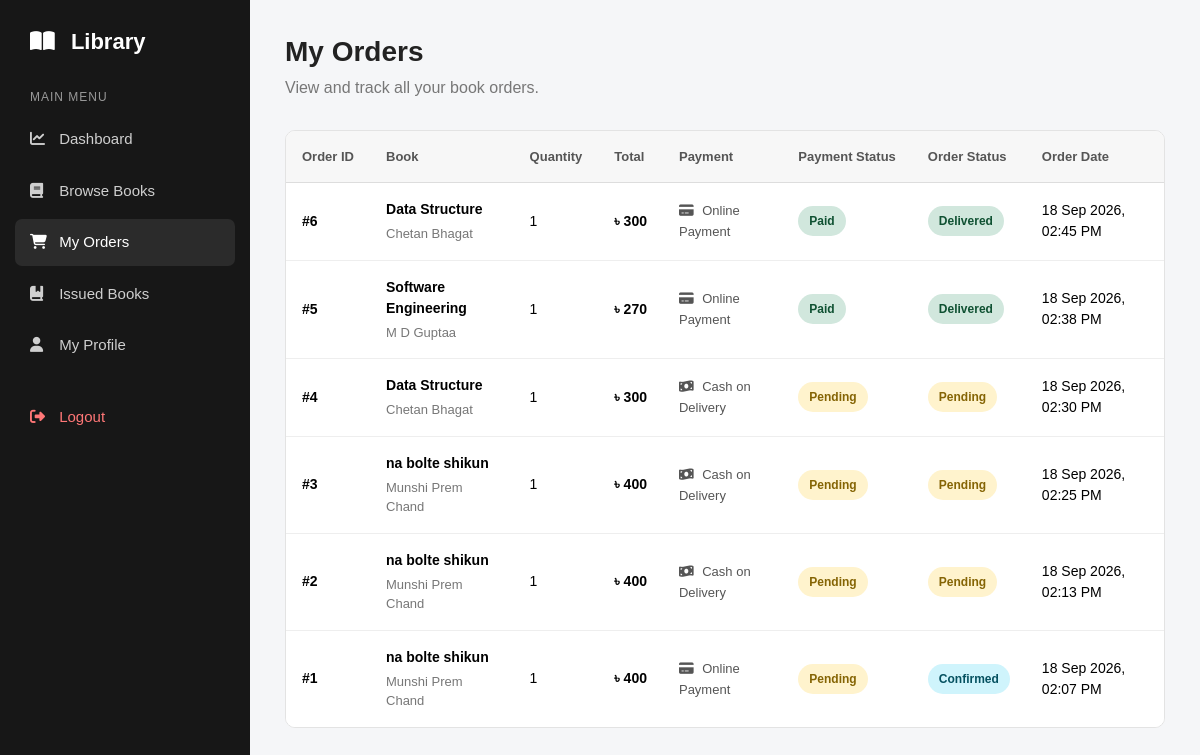
Page /user/orders.php (signed in) on the committed database.
### tables this page shows
CREATE TABLE `orders` (
  `order_id` int(11) NOT NULL,
  `user_id` int(11) NOT NULL,
  `book_id` int(11) NOT NULL,
  `quantity` int(11) NOT NULL DEFAULT 1,
  `total_amount` int(11) NOT NULL,
  `payment_method` varchar(30) NOT NULL,
  `payment_status` varchar(30) NOT NULL DEFAULT 'Pending',
  `order_status` varchar(30) NOT NULL DEFAULT 'Pending',
  `delivery_address` varchar(250) NOT NULL,
  `mobile` varchar(20) NOT NULL,
  `order_date` datetime NOT NULL DEFAULT current_timestamp()
);

CREATE TABLE `books` (
  `book_id` int(11) NOT NULL,
  `book_name` varchar(250) NOT NULL,
  `author_id` int(11) DEFAULT NULL,
  `pending_author_name` varchar(250) DEFAULT NULL,
  `cat_id` int(11) DEFAULT NULL,
  `pending_category_name` varchar(100) DEFAULT NULL,
  `book_no` int(11) NOT NULL,
  `book_price` int(11) NOT NULL,
  `book_file` varchar(255) DEFAULT NULL,
  `pdf_comment` varchar(500) DEFAULT NULL,
  `book_cover` varchar(255) DEFAULT NULL,
  `added_by` int(11) DEFAULT NULL,
  `added_by_type` varchar(20) NOT NULL DEFAULT 'Admin',
  `approval_status` varchar(20) NOT NULL DEFAULT 'Approved',
  `rejection_reason` varchar(255) DEFAULT NULL
);

CREATE TABLE `authors` (
  `author_id` int(11) NOT NULL,
  `author_name` varchar(250) NOT NULL
);

### user/orders.php (the view, shortened to what this page needs)
<?php
$conn = mysqli_connect("localhost", "root", "", "lms");
$user_id = (int)$_SESSION["user_id"];
$query = "
    SELECT
        orders.*,
        books.book_name,
        books.book_no,
        authors.author_name
    FROM orders
    LEFT JOIN books ON orders.book_id = books.book_id
    LEFT JOIN authors ON books.author_id = authors.author_id
    WHERE orders.user_id = $user_id
    ORDER BY orders.order_id DESC
";
$result = mysqli_query($conn, $query);
?>
<!DOCTYPE html>
<html lang="en">
<head>
    <link
        href="https://cdn.jsdelivr.net/npm/bootstrap@5.3.1/dist/css/bootstrap.min.css"
        rel="stylesheet">
    <link
        rel="stylesheet"
        href="https://cdnjs.cloudflare.com/ajax/libs/font-awesome/6.5.2/css/all.min.css">
</head>
<body>
<div class="sidebar">
    <div class="logo">
        <i class="fa-solid fa-book-open"></i>
        Library
    </div>
    <div class="menu-title">Main Menu</div>
    <a href="dashboard.php">
        <i class="fa-solid fa-chart-line"></i>
        Dashboard
    </a>
    <a href="books.php">
        <i class="fa-solid fa-book"></i>
        Browse Books
    </a>
    <a href="orders.php" class="active">
        <i class="fa-solid fa-cart-shopping"></i>
        My Orders
    </a>
    <a href="issued_books.php">
        <i class="fa-solid fa-book-bookmark"></i>
        Issued Books
    </a>
    <a href="profile.php">
        <i class="fa-solid fa-user"></i>
        My Profile
    </a>
    <a href="../logout.php" class="logout">
        <i class="fa-solid fa-right-from-bracket"></i>
        Logout
    </a>
</div>
<div class="main">
    <div class="page-header">
        <h2>My Orders</h2>
        <p>
            View and track all your book orders.
        </p>
    </div>
    <div class="orders-box">
        <?php if (mysqli_num_rows($result) > 0) { ?>
            <div class="table-responsive">
                <table class="table">
                    <thead>
                        <tr>
                            <th>Order ID</th>
                            <th>Book</th>
                            <th>Quantity</th>
                            <th>Total</th>
                            <th>Payment</th>
                            <th>Payment Status</th>
                            <th>Order Status</th>
                            <th>Order Date</th>
                        </tr>
                    </thead>
                    <tbody>
                    <?php while ($order = mysqli_fetch_assoc($result)) { ?>
                        <?php
                        $status = strtolower($order["order_status"]);
                        $status_class = "pending";
                        if ($status === "confirmed") {
                            $status_class = "confirmed";
                        } elseif ($status === "processing") {
                            $status_class = "processing";
                        } elseif ($status === "delivered") {
                            $status_class = "delivered";
                        } elseif ($status === "cancelled") {
                            $status_class = "cancelled";
                        }
                        $payment_status = strtolower($order["payment_status"]);
                        $payment_class = "pending";
                        if ($payment_status === "paid") {
                            $payment_class = "delivered";
                        }
                        ?>
                        <tr>
                            <td>
                                <strong>
                                    #<?php echo $order["order_id"]; ?>
                                </strong>
                            </td>
                            <td>
                                <div class="book-name">
                                    <?php echo htmlspecialchars($order["book_name"]); ?>
                                </div>
                                <div class="author">
                                    <?php echo htmlspecialchars($order["author_name"] ?? "Unknown Author"); ?>
                                </div>
                            </td>
                            <td>
                                <?php echo $order["quantity"]; ?>
                            </td>
                            <td>
                                <span class="amount">
                                    ৳ <?php echo number_format($order["total_amount"]); ?>
                                </span>
                            </td>
                            <td>
                                <span class="payment">
                                    <?php if ($order["payment_method"] === "Cash on Delivery") { ?>
                                        <i class="fa-solid fa-money-bill-wave"></i>
                                    <?php } else { ?>
                                        <i class="fa-solid fa-credit-card"></i>
                                    <?php } ?>
                                    <?php echo htmlspecialchars($order["payment_method"]); ?>
                                </span>
                            </td>
                            <td>
                                <span class="badge-status <?php echo $payment_class; ?>">
                                    <?php echo htmlspecialchars($order["payment_status"]); ?>
                                </span>
                            </td>
                            <td>
                                <span class="badge-status <?php echo $status_class; ?>">
                                    <?php echo htmlspecialchars($order["order_status"]); ?>
                                </span>
                            </td>
                            <td>
                                <?php
                                echo date(
                                    "d M Y, h:i A",
                                    strtotime($order["order_date"])
                                );
                                ?>
                            </td>
                        </tr>
                    <?php } ?>
                    </tbody>
                </table>
            </div>
        <?php } ?>
    </div>
</div>
</body>
</html>

### user/orders.php (style rules this page uses)
body { margin: 0; background: #f5f6f8; font-family: Arial, Helvetica, sans-serif; color: #222; }
.sidebar { width: 250px; height: 100vh; position: fixed; left: 0; top: 0; background: #171717; color: white; padding: 25px 15px; }
.logo { font-size: 22px; font-weight: 700; padding: 0 15px 30px; }
.logo i { margin-right: 10px; }
.menu-title { font-size: 12px; color: #999; padding: 0 15px; margin-bottom: 10px; text-transform: uppercase; letter-spacing: 1px; }
.sidebar a { display: block; color: #cfcfcf; text-decoration: none; padding: 12px 15px; margin-bottom: 5px; border-radius: 7px; font-size: 15px; }
.sidebar a i { width: 25px; }
.sidebar a:hover, .sidebar a.active { background: #2b2b2b; color: white; }
.logout { margin-top: 25px; color: #ff7777 !important; }
.main { margin-left: 250px; padding: 35px; }
.page-header { margin-bottom: 30px; }
.page-header h2 { margin: 0; font-size: 28px; font-weight: 700; }
.page-header p { margin-top: 7px; color: #777; }
.orders-box { background: white; border: 1px solid #e3e3e3; border-radius: 10px; overflow: hidden; }
.table { margin-bottom: 0; vertical-align: middle; }
.table thead th { background: #f7f7f7; border-bottom: 1px solid #ddd; padding: 16px; font-size: 13px; color: #555; white-space: nowrap; }
.table tbody td { padding: 16px; border-bottom: 1px solid #eee; font-size: 14px; }
.table tbody tr:last-child td { border-bottom: none; }
.book-name { font-weight: 600; }
.author { color: #777; font-size: 13px; margin-top: 4px; }
.amount { font-weight: 700; white-space: nowrap; }
.badge-status { display: inline-block; padding: 6px 11px; border-radius: 20px; font-size: 12px; font-weight: 600; white-space: nowrap; }
.pending { background: #fff3cd; color: #856404; }
.confirmed { background: #cff4fc; color: #055160; }
.delivered { background: #d1e7dd; color: #0f5132; }
.payment { font-size: 13px; color: #555; }
.payment i { margin-right: 5px; }

### rows in the picture
orders: order_id "6", book.book_name "Data Structure", authors.author_name "Chetan Bhagat", quantity "1", total_amount "300", payment_method "Online Payment", payment_status "Paid", order_status "Delivered", order_date "18 Sep 2026, 02:45 PM"
orders: order_id "5", book.book_name "Software Engineering", authors.author_name "M D Guptaa", quantity "1", total_amount "270", payment_method "Online Payment", payment_status "Paid", order_status "Delivered", order_date "18 Sep 2026, 02:38 PM"
orders: order_id "4", book.book_name "Data Structure", authors.author_name "Chetan Bhagat", quantity "1", total_amount "300", payment_method "Cash on Delivery", payment_status "Pending", order_status "Pending", order_date "18 Sep 2026, 02:30 PM"
orders: order_id "3", book.book_name "na bolte shikun", authors.author_name "Munshi Prem Chand", quantity "1", total_amount "400", payment_method "Cash on Delivery", payment_status "Pending", order_status "Pending", order_date "18 Sep 2026, 02:25 PM"
orders: order_id "2", book.book_name "na bolte shikun", authors.author_name "Munshi Prem Chand", quantity "1", total_amount "400", payment_method "Cash on Delivery", payment_status "Pending", order_status "Pending", order_date "18 Sep 2026, 02:13 PM"
orders: order_id "1", book.book_name "na bolte shikun", authors.author_name "Munshi Prem Chand", quantity "1", total_amount "400", payment_method "Online Payment", payment_status "Pending", order_status "Confirmed", order_date "18 Sep 2026, 02:07 PM"
